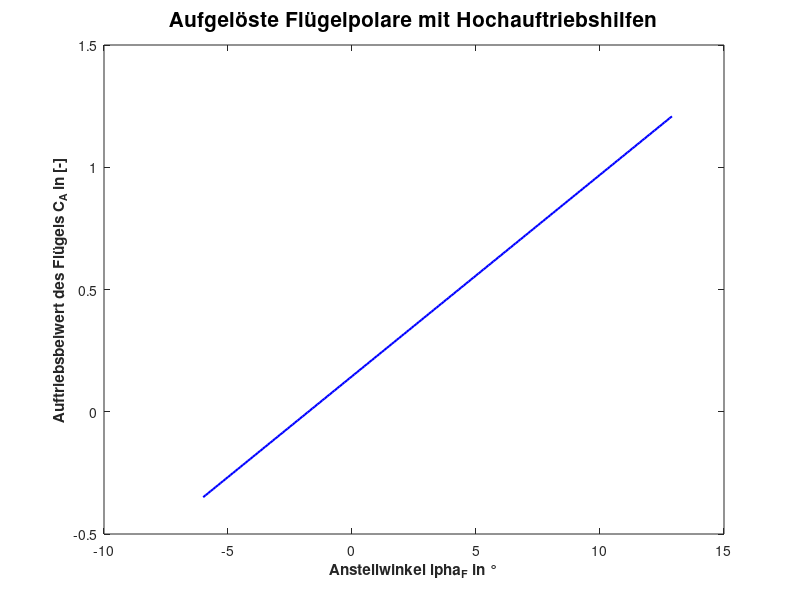

Write the MATLAB code that produced this figure. (Note: this script raises an error after producing the figure.)
clc
clear all
close all

load Ergebnisse_Hochauftrieb_1.mat
load Ergebnisse_Hochauftrieb_2.mat
load Ergebnisse_Start_Landeanforderungen.mat
load Ergebnisse_Widerstand_FE2.mat
load Ergebnisse_stat_Flaechenbelastung_Fluegelflaeche.mat




%% Plotting
%Clean Polare
plot(HA1.alphas,HA1.CAs,'blue','LineWidth',1.5)
hold on

title("Aufgelöste Flügelpolare mit Hochauftriebshilfen","FontSize",15)
ylabel("Auftriebsbeiwert des Flügels C_{A} in [-]","FontWeight","bold")
xlabel("Anstellwinkel \alpha_{F} in °","FontWeight","bold")

%Landing Polare
%alphas = -15:0.01:HA2.alpha_F_max_VFFK_deg - HA1.delta_alpha_CA_F_max; % normal Plotten bis alphamax - delta alpha

plot(HA2.alphas_sl,HA2.CA_sl,'green','LineWidth',1.5)


%Takeoff Polare
%alphas = -12:0.01:(HA2.alpha_F_max_VFFK_deg_TO - HA1.delta_alpha_CA_F_max); % normal Plotten bis alphamax - delta alpha

plot(HA2.alphas_st,HA2.CA_st,'red','LineWidth',1.5)

% Kritische Punkte -> CA_Max stimmt nicht perfekt mit ende der geraden
% überein ?!
grid on
plot([HA2.alpha_F_max_VFFK_deg_TO - HA1.delta_alpha_CA_F_max],[0],'redx','LineWidth',1.5)
plot([HA2.alpha_F_max_VFFK_deg - HA1.delta_alpha_CA_F_max],[0],'greenx','LineWidth',1.5)

plot([0],[HA2.CA_F_max_VFFK_TO],'redx','LineWidth',1.5)
plot([0],[HA2.CA_F_max_VFFK],'greenx','LineWidth',1.5)


plot(HA1.alpha_Ca_F_max, 0, 'xblue','LineWidth',1.5)
%CA MAX
plot(0, HA1.CA_F_max,"xblue",'LineWidth',1.5)

%% Abfall der Polaren Plotten

% Parameter der quadratischen Funktion
a = 0.008; % Koeffizient von x^2
h = HA2.alpha_F_max_VFFK_deg; % x-Koordinate des Maximums
k = HA2.CA_F_max_VFFK; % y-Koordinate des Maximums

% Bereich der x-Achse
x = linspace(h-4, h+7, 10); % Hier können Sie den Bereich anpassen

% Quadratische Funktion berechnen
y = -a * (x - h).^2 + k;

% Plot erstellen
plot(x, y,"green--",'LineWidth',1.5)
plot(h, k, 'gx','LineWidth',1.5)


% Parameter der quadratischen Funktion
a = 0.0072; % Koeffizient von x^2
h = HA2.alpha_F_max_VFFK_deg_TO; % x-Koordinate des Maximums
k = HA2.CA_F_max_VFFK_TO; % y-Koordinate des Maximums

% Bereich der x-Achse
x = linspace(h-4, h+7, 10); % Hier können Sie den Bereich anpassen

% Quadratische Funktion berechnen
y = -a * (x - h).^2 + k;

% Plot erstellen
plot(x, y,"red--",'LineWidth',1.5)
plot(h, k, 'rx','LineWidth',1.5)

% Parameter der quadratischen Funktion
a = 0.0058; % Koeffizient von x^2
h = HA1.alpha_Ca_F_max; % x-Koordinate des Maximums
k = HA1.CA_F_max; % y-Koordinate des Maximums

% Bereich der x-Achse
x = linspace(h-7, h+7, 10); % Hier können Sie den Bereich anpassen

% Quadratische Funktion berechnen
y = -a * (x - h).^2 + k;

% Plot erstellen
plot(x, y,"blue--",'LineWidth',1.5)
plot(h, k, 'bx','LineWidth',1.5)
% Achsen
P1 = [0 0];
P2 = [-1 3];
plot(P1,P2,'black','LineWidth',1.5)
P3 = [-15 35];
P4 = [0 0];
plot(P3,P4,'black','LineWidth',1.5)

ylim([-0.2, 3])



%% Check ob genung CA TO / LDG

plot([0,25],[startschub.c_A_max_thrust_match startschub.c_A_max_thrust_match],'red--')

% Check ob lande CA erreicht
plot([0,25],[landeanvorderung.c_A_max_LDG landeanvorderung.c_A_max_LDG],'green--')


legend("Clean Konfiguration mit 0° Klappenausschlag","Landing mit 45° Klappenausschlag","Takeoff mit 20° Klappenausschlag",'','','','','','','','','','','','','','','Notwendiger Auftriebsbeiwert aus der Startanforderung','Notwendiger Auftriebsbeiwert aus der Landeanforderung','Location', 'southeast')
hold off


%%%%%%%%%%%%%%%%%%%%%%%%%%%%%%%%%%%%%%%%%%%%%%%%%%%%%%%%%%%%%%%%%%%%%%%%%%%
%% Widerstandspolaren

%finde das Cruise CA im Array
targetValue = Ergebnisse_stat_Flaechenbelastung.C_A_CR;
absoluteDifferences = abs(Ergebnisse_Widerstand_FE2.c_A_ges - targetValue);
[minDifference, index] = min(absoluteDifferences);

figure(2)
hold on

plot(Ergebnisse_Widerstand_FE2.x_vector_sum(9,1:index),Ergebnisse_Widerstand_FE2.c_A_ges(1:index),'blue','LineWidth',1.5)
hold on

plot(HA2.TO_CW,HA2.c_A_F_TO,'red','LineWidth',1.5)
plot(HA2.TO_CW_FW,HA2.c_A_F_TO_FW,'red--','LineWidth',1.5)

plot(HA2.LDG_CW,HA2.c_A_F_LDG,'green','LineWidth',1.5)
plot(HA2.LDG_CW_FW,HA2.c_A_F_LDG_FW,'green--','LineWidth',1.5)



title("Lillienthalpolaren")
ylabel("Auftriebsbeiwert des Flügels C_{A} in [-]","FontWeight","bold")
xlabel("Widerstandsbeiwert des Flügels C_{W} in [-]","FontWeight","bold","FontWeight","bold")


grid on
legend("Clean Konfiguration im Cruise Zustand","Takeoff mit 20° Klappenausschlag","Takeoff mit 20° Klappenausschlag und Fahrwerk","Landing mit 45° Klappenausschlag","Landing mit 45° Klappenausschlag und Fahrwerk",'Location', 'southeast')
ylim([0, 3])
hold off






%% Reziproke Gleitzahl polaren E, nicht epsillon

figure(3)
grid on
hold on

plot(Ergebnisse_Widerstand_FE2.c_A_ges(1:index),(Ergebnisse_Widerstand_FE2.c_A_ges(1:index)./Ergebnisse_Widerstand_FE2.x_vector_sum(9,1:index)),'blue','LineWidth',1.5)

plot(HA2.c_A_F_TO,(HA2.c_A_F_TO./HA2.TO_CW),'red','LineWidth',1.5)
plot(HA2.c_A_F_TO_FW,(HA2.c_A_F_TO_FW./HA2.TO_CW_FW),'red--','LineWidth',1.5)

plot(HA2.c_A_F_LDG,(HA2.c_A_F_LDG./HA2.LDG_CW),'green','LineWidth',1.5)
plot(HA2.c_A_F_LDG_FW,(HA2.c_A_F_LDG_FW./HA2.LDG_CW_FW),'green--','LineWidth',1.5)


ylim([0, 20])
xlim([0,3])
legend("Clean Konfiguration im Cruise Zustand","Takeoff mit 20° Klappenausschlag","Takeoff mit 20° Klappenausschlag und Fahrwerk","Landing mit 45° Klappenausschlag","Landing mit 45° Klappenausschlag und Fahrwerk",'Location', 'southeast')

title("Reziproke Gleitzahl")
ylabel("Gleitzahl E = C_{A}/C_W in [-]","FontWeight","bold")
xlabel("Auftriebsbeiwert des Flügels C_{A} in [-]","FontWeight","bold")







